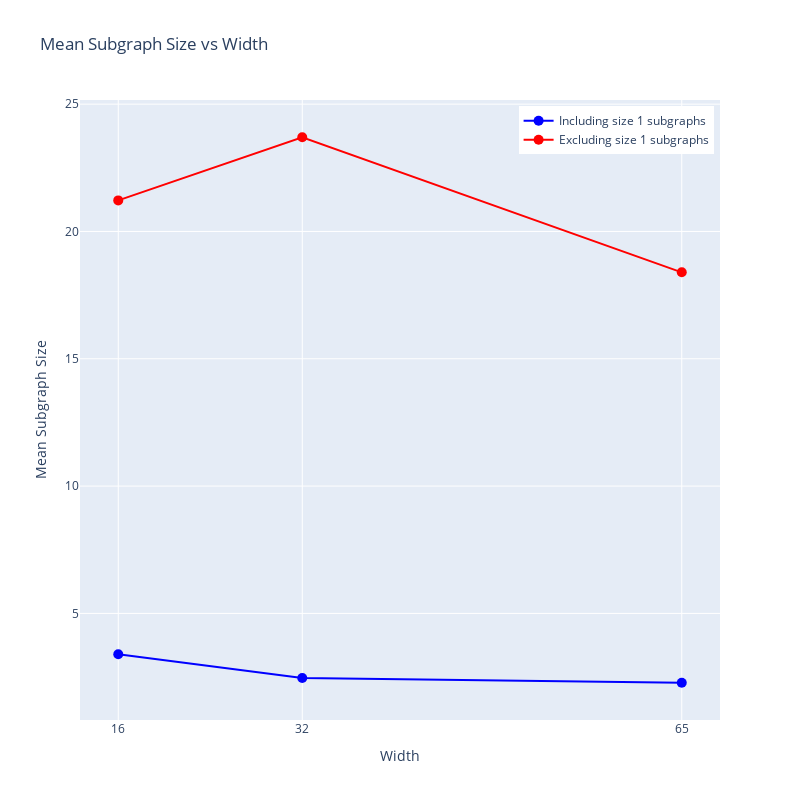

Notebook source saved alongside this figure:
### Code cell
# Calculate mean subgraph size for each width
# Calculate mean subgraph size for each width
mean_subgraph_size = (
    node_info_df_widths.groupby("width")["subgraph_size"].mean().reset_index()
)

# Calculate mean subgraph size excluding subgraphs of size 1
mean_subgraph_size_excluding_ones = (
    node_info_df_widths[node_info_df_widths["subgraph_size"] > 1]
    .groupby("width")["subgraph_size"]
    .mean()
    .reset_index()
)

# Create the plot using Plotly
fig = go.Figure()

# Plot mean subgraph size including all subgraphs
fig.add_trace(
    go.Scatter(
        x=mean_subgraph_size["width"],
        y=mean_subgraph_size["subgraph_size"],
        mode="markers+lines",
        name="Including size 1 subgraphs",
        marker=dict(size=10, color="blue"),
        line=dict(color="blue"),
    )
)

# Plot mean subgraph size excluding subgraphs of size 1
fig.add_trace(
    go.Scatter(
        x=mean_subgraph_size_excluding_ones["width"],
        y=mean_subgraph_size_excluding_ones["subgraph_size"],
        mode="markers+lines",
        name="Excluding size 1 subgraphs",
        marker=dict(size=10, color="red"),
        line=dict(color="red"),
    )
)

fig.update_layout(
    title="Mean Subgraph Size vs Width",
    xaxis_title="Width",
    yaxis_title="Mean Subgraph Size",
    height=800,
    width=800,
    legend=dict(yanchor="top", y=0.99, xanchor="right", x=0.99),
)

# Adjust x-axis to show all widths
fig.update_xaxes(tickmode="array", tickvals=mean_subgraph_size["width"])

# Save the plot as HTML and PNG
output_dir = pj(
    get_git_root(),
    "results",
    "gemma-2-2b",
    "gemma-scope-2b-pt-res-canonical",
    "mean_subgraph_size_analysis",
)
os.makedirs(output_dir, exist_ok=True)
fig.write_html(pj(output_dir, "mean_subgraph_size_vs_width.html"))
fig.write_image(pj(output_dir, "mean_subgraph_size_vs_width.png"), scale=4.0)

# Display the plot
fig.show()

### Figure 1 — Plotly figure (JSON) as saved in the notebook; plotly's stock layout.template omitted (floating-point values rounded to 4 significant figures)
{"data": [{"line": {"color": "blue"}, "marker": {"color": "blue", "size": 10}, "mode": "markers+lines", "name": "Including size 1 subgraphs", "type": "scatter", "x": [16, 32, 65], "y": [3.396, 2.462, 2.277]}, {"line": {"color": "red"}, "marker": {"color": "red", "size": 10}, "mode": "markers+lines", "name": "Excluding size 1 subgraphs", "type": "scatter", "x": [16, 32, 65], "y": [21.22, 23.7, 18.4]}], "layout": {"height": 800, "legend": {"x": 0.99, "xanchor": "right", "y": 0.99, "yanchor": "top"}, "title": {"text": "Mean Subgraph Size vs Width"}, "width": 800, "xaxis": {"tickmode": "array", "tickvals": [16, 32, 65], "title": {"text": "Width"}}, "yaxis": {"title": {"text": "Mean Subgraph Size"}}}}
